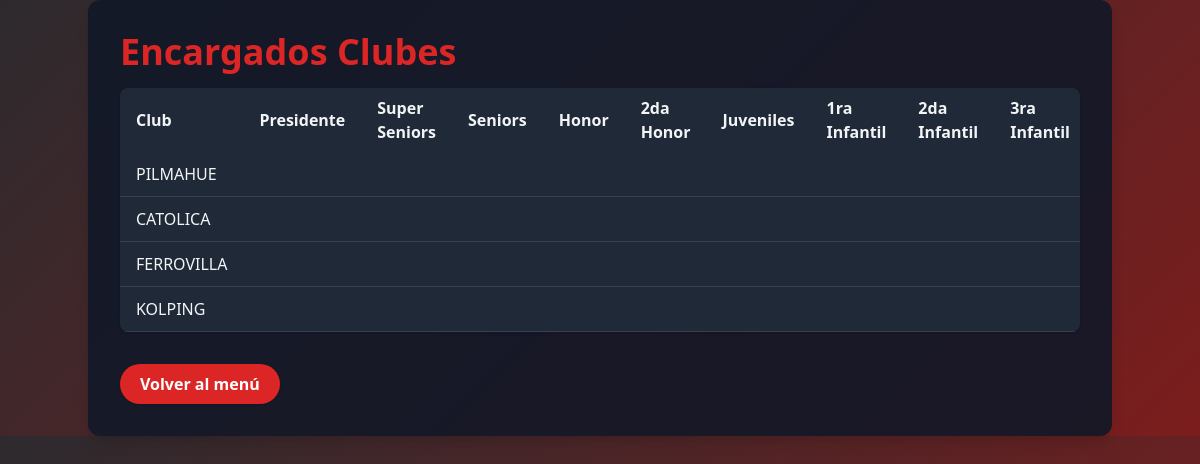
/menu/encargados_clubes/, run on the app's committed database.
### app_main/models.py (models this page shows, shortened)
class Clubes(models.Model):
    club = models.CharField(max_length=100, unique=True)
    super_seniors = models.BooleanField(default=False)
    seniors = models.BooleanField(default=False)
    honor = models.BooleanField(default=False)
    segunda_honor = models.BooleanField(default=False)
    juveniles = models.BooleanField(default=False)
    primera_infantil = models.BooleanField(default=False)
    segunda_infantil = models.BooleanField(default=False)
    tercera_infantil = models.BooleanField(default=False)
    femenino = models.BooleanField(default=False)

### app_main/views.py (the view)
# urls.py: path('encargados_clubes/', views.encargados_clubes, name='encargados_clubes'),
def encargados_clubes(request):
    clubes = Clubes.objects.all().select_related('encargado')
    return render(request, 'encargados_clubes.html', {'clubes': clubes})

### app_main/templates/encargados_clubes.html (shortened to what this page needs)
{% load static %}
<!DOCTYPE html>
<html lang="es">
<head>
    <link href="https://cdn.jsdelivr.net/npm/tailwindcss@2.2.19/dist/tailwind.min.css" rel="stylesheet"/>
</head>
<body class="text-gray-100">
    <div class="container mx-auto p-8 bg-gray-900 bg-opacity-90 rounded-xl shadow-lg">
        <h1 class="text-4xl font-extrabold mb-4 text-red-600 drop-shadow">Encargados Clubes</h1>
        <div class="overflow-x-auto rounded-lg shadow mb-8">
            <table class="min-w-full bg-gray-800 text-gray-100">
                <thead>
                    <tr>
                        <th class="px-4 py-2 text-left">Club</th>
                        <th class="px-4 py-2 text-left">Presidente</th>
                        <th class="px-4 py-2 text-left">Super Seniors</th>
                        <th class="px-4 py-2 text-left">Seniors</th>
                        <th class="px-4 py-2 text-left">Honor</th>
                        <th class="px-4 py-2 text-left">2da Honor</th>
                        <th class="px-4 py-2 text-left">Juveniles</th>
                        <th class="px-4 py-2 text-left">1ra Infantil</th>
                        <th class="px-4 py-2 text-left">2da Infantil</th>
                        <th class="px-4 py-2 text-left">3ra Infantil</th>
                    </tr>
                </thead>
                <tbody>
                    {% for club in clubes %}
                    <tr class="border-b border-gray-700">
                        <td class="px-4 py-2">{{ club.club }}</td>
                        <td class="px-4 py-2">{{ club.encargado.presidente }}</td>
                        <td class="px-4 py-2">{{ club.encargado.super_seniors }}</td>
                        <td class="px-4 py-2">{{ club.encargado.seniors }}</td>
                        <td class="px-4 py-2">{{ club.encargado.honor }}</td>
                        <td class="px-4 py-2">{{ club.encargado.segunda_honor }}</td>
                        <td class="px-4 py-2">{{ club.encargado.juveniles }}</td>
                        <td class="px-4 py-2">{{ club.encargado.primera_infantil }}</td>
                        <td class="px-4 py-2">{{ club.encargado.segunda_infantil }}</td>
                        <td class="px-4 py-2">{{ club.encargado.tercera_infantil }}</td>
                    </tr>
                    {% empty %}
                    <tr>
                        <td colspan="12" class="px-4 py-4 text-center text-gray-400">No hay clubes registrados.</td>
                    </tr>
                    {% endfor %}
                </tbody>
            </table>
        </div>
        <a href="{% url 'menu' %}" class="inline-block px-5 py-2 rounded-full bg-red-600 hover:bg-red-700 text-white font-semibold shadow transition">Volver al menú</a>
    </div>
</body>
</html>
</body>
</html>

### app_main/templates/encargados_clubes.html (style rules this page uses)
body { background: linear-gradient(135deg, #2d2a2e 0%, #7c1d1d 100%); }

### data on the page
Clubes: club "PILMAHUE"
Clubes: club "CATOLICA"
Clubes: club "FERROVILLA"
Clubes: club "KOLPING"
